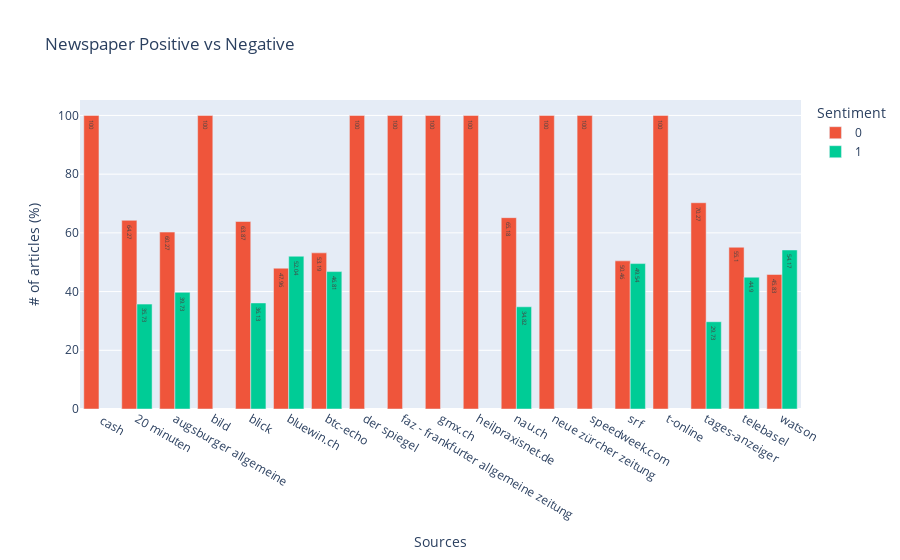

This figure's notebook cell:
### Code cell
figNews = px.bar(clean,
                 x="source",
                 y="sentiment %",
                 text = "sentiment %",
                 barmode="group",
                 color="sentiment",
                 color_discrete_map={
                    '0': '#ef553b',
                    '1': '#00cc96'
                    },
                 labels={
                      "source": "Sources",
                      "sentiment %": "# of articles (%)",
                      "sentiment": "Sentiment"
                  },
                  title="Newspaper Positive vs Negative"
                  )
                  
figNews.update_layout(xaxis={'categoryorder':'total descending'})
figNews.show()

### Figure 1 — Plotly figure (JSON) as saved in the notebook; plotly's stock layout.template omitted (floating-point values rounded to 4 significant figures)
{"data": [{"alignmentgroup": "True", "hovertemplate": "Sentiment=0<br>Sources=%{x}<br># of articles (%)=%{text}<extra></extra>", "legendgroup": "0", "marker": {"color": "#ef553b"}, "name": "0", "offsetgroup": "0", "orientation": "v", "showlegend": true, "text": [100, 64.27, 60.27, 100, 63.87, 47.96, 53.19, 100, 100, 100, 100, 65.18, 100, 100, 50.46, 100, 70.27, 55.1, 45.83], "textposition": "auto", "type": "bar", "x": [" cash", "20 minuten", "augsburger allgemeine", "bild", "blick", "bluewin.ch", "btc-echo", "der spiegel", "faz - frankfurter allgemeine zeitung", "gmx.ch", "heilpraxisnet.de", "nau.ch", "neue zürcher zeitung", "speedweek.com", "srf", "t-online", "tages-anzeiger", "telebasel", "watson"], "xaxis": "x", "y": [100, 64.27, 60.27, 100, 63.87, 47.96, 53.19, 100, 100, 100, 100, 65.18, 100, 100, 50.46, 100, 70.27, 55.1, 45.83], "yaxis": "y"}, {"alignmentgroup": "True", "hovertemplate": "Sentiment=1<br>Sources=%{x}<br># of articles (%)=%{text}<extra></extra>", "legendgroup": "1", "marker": {"color": "#00cc96"}, "name": "1", "offsetgroup": "1", "orientation": "v", "showlegend": true, "text": [35.73, 39.73, 36.13, 52.04, 46.81, 34.82, 49.54, 29.73, 44.9, 54.17], "textposition": "auto", "type": "bar", "x": ["20 minuten", "augsburger allgemeine", "blick", "bluewin.ch", "btc-echo", "nau.ch", "srf", "tages-anzeiger", "telebasel", "watson"], "xaxis": "x", "y": [35.73, 39.73, 36.13, 52.04, 46.81, 34.82, 49.54, 29.73, 44.9, 54.17], "yaxis": "y"}], "layout": {"autosize": true, "barmode": "group", "legend": {"title": {"text": "Sentiment"}, "tracegroupgap": 0}, "title": {"text": "Newspaper Positive vs Negative"}, "xaxis": {"anchor": "y", "autorange": true, "categoryorder": "total descending", "domain": [0, 1], "range": [-0.5, 18.5], "title": {"text": "Sources"}, "type": "category"}, "yaxis": {"anchor": "x", "autorange": true, "domain": [0, 1], "range": [0, 105.3], "title": {"text": "# of articles (%)"}, "type": "linear"}}}
